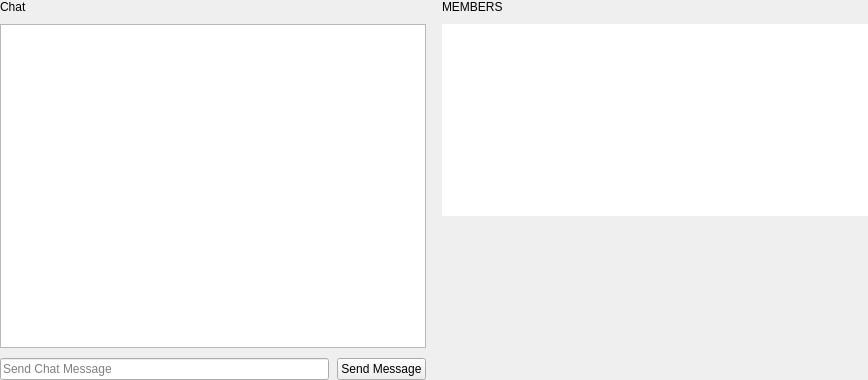
<?xml version="1.0" encoding="UTF-8"?>
<ui version="4.0">
 <class>ChatRoom</class>
 <widget class="QWidget" name="ChatRoom">
  <property name="geometry">
   <rect>
    <x>0</x>
    <y>0</y>
    <width>868</width>
    <height>380</height>
   </rect>
  </property>
  <property name="windowTitle">
   <string>Room Window</string>
  </property>
  <layout class="QHBoxLayout" name="horizontalLayout">
   <property name="spacing">
    <number>16</number>
   </property>
   <property name="leftMargin">
    <number>0</number>
   </property>
   <property name="topMargin">
    <number>0</number>
   </property>
   <property name="rightMargin">
    <number>0</number>
   </property>
   <property name="bottomMargin">
    <number>0</number>
   </property>
   <item>
    <layout class="QVBoxLayout" name="chat_column">
     <property name="spacing">
      <number>10</number>
     </property>
     <item>
      <widget class="QLabel" name="chat_label">
       <property name="text">
        <string>Chat</string>
       </property>
      </widget>
     </item>
     <item>
      <widget class="QTextEdit" name="chat_history">
       <property name="undoRedoEnabled">
        <bool>false</bool>
       </property>
       <property name="readOnly">
        <bool>true</bool>
       </property>
       <property name="textInteractionFlags">
        <set>Qt::TextSelectableByKeyboard|Qt::TextSelectableByMouse</set>
       </property>
      </widget>
     </item>
     <item>
      <layout class="QHBoxLayout" name="horizontalLayout_3">
       <property name="spacing">
        <number>8</number>
       </property>
       <item>
        <widget class="QLineEdit" name="chat_message">
         <property name="placeholderText">
          <string>Send Chat Message</string>
         </property>
        </widget>
       </item>
       <item>
        <widget class="QPushButton" name="send_message">
         <property name="text">
          <string>Send Message</string>
         </property>
        </widget>
       </item>
      </layout>
     </item>
    </layout>
   </item>
   <item>
    <layout class="QVBoxLayout" name="member_column">
     <property name="spacing">
      <number>10</number>
     </property>
     <item>
      <widget class="QLabel" name="members_label">
       <property name="text">
        <string>MEMBERS</string>
       </property>
      </widget>
     </item>
     <item>
      <widget class="QTreeView" name="player_view">
       <property name="frameShape">
        <enum>QFrame::NoFrame</enum>
       </property>
      </widget>
     </item>
     <item>
      <spacer name="member_spacer">
       <property name="orientation">
        <enum>Qt::Vertical</enum>
       </property>
       <property name="sizeHint" stdset="0">
        <size>
         <width>0</width>
         <height>0</height>
        </size>
       </property>
      </spacer>
     </item>
    </layout>
   </item>
  </layout>
 </widget>
 <resources/>
 <connections/>
</ui>
